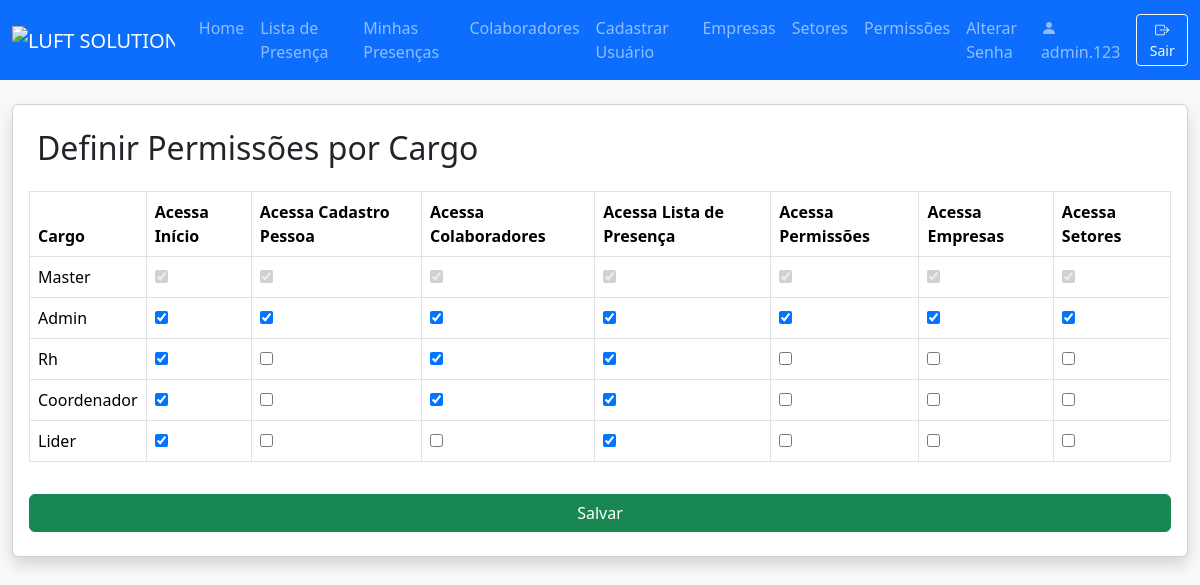
Screenshot of /permissions (signed in) with the database file from the repository.
### models.py (models this page shows)
class User(db.Model):
    id = db.Column(db.Integer, primary_key=True)
    nome_completo = db.Column(db.String(150), nullable=False)
    username = db.Column(db.String(80), unique=True, nullable=False)
    password = db.Column(db.String(200), nullable=False)
    role = db.Column(db.String(20), nullable=False, default='lider')
    empresa_id = db.Column(db.Integer, db.ForeignKey('empresa.id'))
    setor_id = db.Column(db.Integer, db.ForeignKey('setor.id'))
    empresas = db.relationship('Empresa', secondary=user_empresas, backref='usuarios')
    empresa = db.relationship('Empresa')
    setor = db.relationship('Setor')
    precisa_trocar_senha = db.Column(db.Boolean, default=True)

class Permission(db.Model):
    id = db.Column(db.Integer, primary_key=True)
    role = db.Column(db.String(50), unique=True, nullable=False)
    can_access_index = db.Column(db.Boolean, default=False)
    can_access_register_user = db.Column(db.Boolean, default=False)
    can_access_colaboradores = db.Column(db.Boolean, default=False)
    can_access_lista_presenca = db.Column(db.Boolean, default=False)
    can_access_permissions = db.Column(db.Boolean, default=False)
    can_access_empresas = db.Column(db.Boolean, default=False)  # <-- Adicione esta linha
    can_access_setores = db.Column(db.Boolean, default=False)   # <-- Adicione esta linha

### app.py (the view, shortened to what this page needs)
@app.route('/permissions', methods=['GET', 'POST'])
@login_required
def permissions():
    if not (g.user.username == MASTER_USER or has_permission(g.user, 'can_access_permissions')):
        flash('Sem acesso. Entre em contato: analiseoperacional.extrema@luftsolutions.com.br')
        return redirect(url_for('index'))
    roles = ['master', 'admin', 'rh', 'coordenador', 'lider']
    permissions = {p.role: p for p in Permission.query.all()}
    return render_template(
        'permissions.html',
        user=g.user,
        permissions=permissions,
        roles=roles,
        PERMISSIONS=PERMISSIONS,
        getattr=getattr
    )

### app.py (called while the page is built)
@app.after_request
def add_no_cache_headers(response):
    response.headers['Cache-Control'] = 'no-store, no-cache, must-revalidate, private'
    response.headers['Pragma'] = 'no-cache'
    response.headers['Expires'] = '0'
    return response

@app.before_request
def load_logged_in_user():
    user_id = session.get('user_id')
    g.user = None
    if user_id is not None:
        g.user = User.query.get(user_id)
    public_routes = ['login', 'static', 'home']
    if not g.user and request.endpoint not in public_routes:
        flash('Faça login para acessar esta página.')
        return redirect(url_for('login', next=request.url))

def login_required(f):
    @wraps(f)
    def decorated_function(*args, **kwargs):
        if g.user is None:
            flash('Faça login para acessar esta página.')
            return redirect(url_for('login', next=request.url))
        return f(*args, **kwargs)
    return decorated_function

def has_permission(user, perm_field):
    if not user:
        return False
    if user.username == MASTER_USER:
        return True
    perm = Permission.query.filter_by(role=user.role).first()
    return getattr(perm, perm_field, False) if perm else False

### templates/permissions.html (shortened to what this page needs)
<!DOCTYPE html>
<html lang="pt-br">
<head>
    <link href="https://cdn.jsdelivr.net/npm/bootstrap@5.3.3/dist/css/bootstrap.min.css" rel="stylesheet">
</head>
<body class="bg-light">
    {% extends "navbar.html" %}
    {% block content %}
    <div class="card shadow p-4 mb-4">
        <h2 class="mb-4">Definir Permissões por Cargo</h2>
        <form method="POST" class="row g-3">
            <table class="table table-bordered">
                <thead>
                    <tr>
                        <th>Cargo</th>
                        {% for field, label in PERMISSIONS %}
                            <th>{{ label }}</th>
                        {% endfor %}
                    </tr>
                </thead>
                <tbody>
                    {% for role in roles %}
                    <tr>
                        <td>{{ role.capitalize() }}</td>
                        {% if role == 'master' %}
                            {% for field, label in PERMISSIONS %}
                                <td><input type="checkbox" checked disabled></td>
                            {% endfor %}
                        {% else %}
                            {% for field, label in PERMISSIONS %}
                                <td>
                                    <input type="checkbox" name="{{ role }}_{{ field }}" {% if permissions.get(role) and getattr(permissions[role], field) %}checked{% endif %}>
                                </td>
                            {% endfor %}
                        {% endif %}
                    </tr>
                    {% endfor %}
                </tbody>
            </table>
            <button type="submit" class="btn btn-success">Salvar</button>
        </form>
    </div>
    {% endblock %}

### templates/navbar.html (shortened to what this page needs)
<!DOCTYPE html>
<html lang="pt-br">
<head>
  <link href="https://cdn.jsdelivr.net/npm/bootstrap@5.3.3/dist/css/bootstrap.min.css" rel="stylesheet">
  <link rel="stylesheet" href="https://cdn.jsdelivr.net/npm/bootstrap-icons@1.11.3/font/bootstrap-icons.min.css">
</head>
<body class="bg-light">
  <nav class="navbar navbar-expand-lg navbar-dark bg-primary">
    <div class="container-fluid">
      <a class="navbar-brand" href="#">
        <img src="https://i.postimg.cc/hPGVrc5f/LUFT-SOLUTIONS.webp" alt="LUFT SOLUTIONS" style="height:48px;">
      </a>
      <div class="collapse navbar-collapse" id="mainNavbar">
        <ul class="navbar-nav me-auto mb-2 mb-lg-0">
          {% if user and has_permission(user, 'can_access_index') %}
          <li class="nav-item">
            <a class="nav-link" href="{{ url_for('index') }}">Home</a>
          </li>
          {% endif %}
          {% if user and has_permission(user, 'can_access_lista_presenca') %}
          <li class="nav-item">
            <a class="nav-link" href="{{ url_for('lista_presenca') }}">Lista de Presença</a>
          </li>
          <li class="nav-item">
            <a class="nav-link" href="{{ url_for('minhas_presencas') }}">Minhas Presenças</a>
          </li>
          {% endif %}
          {% if user and has_permission(user, 'can_access_colaboradores') %}
          <li class="nav-item">
            <a class="nav-link" href="{{ url_for('colaboradores') }}">Colaboradores</a>
          </li>
          {% endif %}
          {% if user and has_permission(user, 'can_access_register_user') %}
          <li class="nav-item">
            <a class="nav-link" href="{{ url_for('register_user') }}">Cadastrar Usuário</a>
          </li>
          {% endif %}
          {% if user and has_permission(user, 'can_access_empresas') %}
          <li class="nav-item">
            <a class="nav-link" href="{{ url_for('empresas') }}">Empresas</a>
          </li>
          {% endif %}
          {% if user and has_permission(user, 'can_access_setores') %}
          <li class="nav-item">
            <a class="nav-link" href="{{ url_for('setores') }}">Setores</a>
          </li>
          {% endif %}
          {% if user and (user.role == 'admin' or user.role == 'master' or user.username == 'luftsolutions.extrema') %}
          <li class="nav-item">
            <a class="nav-link" href="{{ url_for('permissions') }}">Permissões</a>
          </li>
          {% endif %}
          {% if user %}
          <li class="nav-item">
              <a class="nav-link" href="{{ url_for('alterar_senha') }}">Alterar Senha</a>
          </li>
          {% endif %}
        </ul>
        {% if user %}
        <div class="d-flex align-items-center">
          <span class="navbar-text me-3">
            <i class="bi bi-person-fill"></i> {{ user.username }}
          </span>
          <a href="{{ url_for('logout') }}" class="btn btn-outline-light btn-sm" title="Sair">
            <i class="bi bi-box-arrow-right"></i> Sair
          </a>
        </div>
        {% endif %}
      </div>
    </div>
  </nav>
  <div class="container-fluid" style="padding-top: 24px;">
    {% block content %}{% endblock %}
  </div>
</body>
</html>

### rows the page displays
User: username "admin.123"
Permission: can_access_index "☑" "☑" "☑" "☑" "☑" "☑" "☑"
Permission: can_access_index "☑" "☑" "☑"
Permission: can_access_index "☑" "☑" "☑"
Permission: can_access_index "☑" "☑"

### other values shown
{{ label }} "Acessa Início" "Acessa Cadastro Pessoa" "Acessa Colaboradores" "Acessa Lista de Presença" "Acessa Permissões" "Acessa Empresas" "Acessa Setores"
{{ role.capitalize() }} "Master" "Admin" "Rh" "Coordenador" "Lider"
